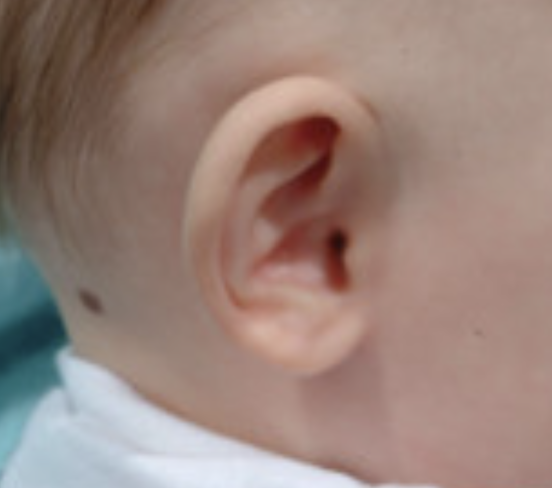
#> input picture angle1.png, 1104 x 975 px (shown at 1/2 size)
$ jupyter execute abce.ipynb
#> lines starting #> are read from the running program, lines starting #| are printed output that depends on the picture; pictures that were not available may be replaced by others from this repository, and a replacement may not be noted
[cell 1]
import numpy as np
import cv2
import matplotlib.pyplot as plt

[cell 2]
angle1 = cv2.imread('angle1.png')
#> angle1 is the input picture: shape (975, 1104, 3); mean B, G, R 121.9, 130.3, 153
angle1 = cv2.cvtColor(angle1, cv2.COLOR_BGR2RGB)

angle2 = cv2.imread('angle2.png')
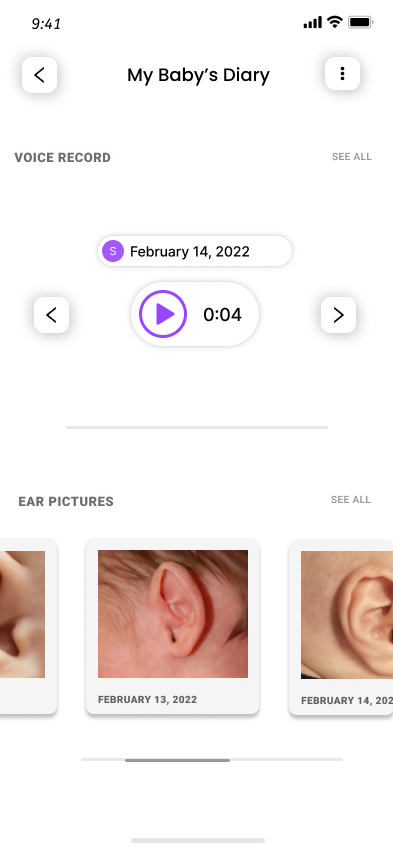
#> input picture Baby Diary (1).png, 393 x 852 px, given in place of angle2.png, which was not available
#> angle2 is the input picture: shape (852, 393, 3); mean B, G, R 234.7, 236.6, 243.4
angle2 = cv2.cvtColor(angle2, cv2.COLOR_BGR2RGB)
sift = cv2.xfeatures2d.SIFT_create()
angle1_copy = angle1.copy()
angle2_copy = angle2.copy()

keypoints1 = sift.detect(angle1, None)
#> keypoints1 = 26 keypoints; strongest (x, y, size): (632, 268, 67.9), (636, 372, 183.6), (675, 552, 39.1), (671, 491, 41.4)
keypoints1, descriptors1 = sift.compute(angle1, keypoints1)

keypoints2 = sift.detect(angle2, None)
#> keypoints2 = 411 keypoints; strongest (x, y, size): (305, 26, 2.5), (335, 26, 2.2), (360, 22, 9.4), (328, 19, 1.9)
keypoints2, descriptors2 = sift.compute(angle2, keypoints2)

cv2.drawKeypoints(angle1, keypoints1, angle1_copy, flags=cv2.DRAW_MATCHES_FLAGS_DRAW_RICH_KEYPOINTS)
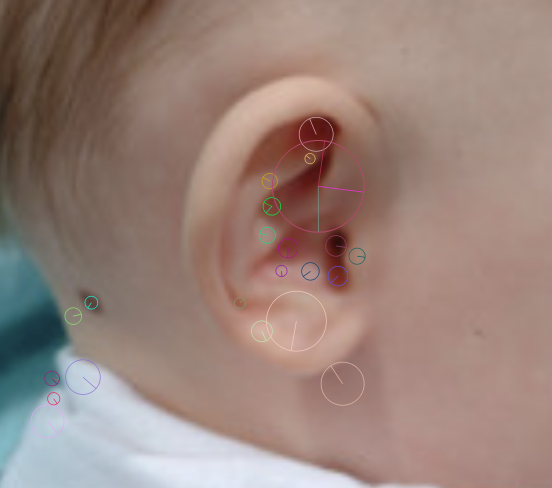
#> angle1_copy: shape (975, 1104, 3) (shown at 1/2 size); mean R, G, B 153.1, 130.5, 122.2
cv2.drawKeypoints(angle2, keypoints2, angle2_copy, flags=cv2.DRAW_MATCHES_FLAGS_DRAW_RICH_KEYPOINTS)
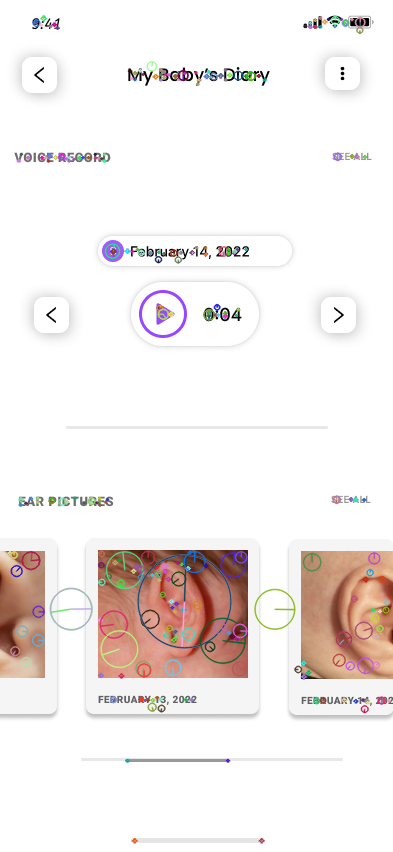
#> angle2_copy: shape (852, 393, 3); mean R, G, B 242.1, 236.2, 234.4

plt.figure(figsize=(13,10))
plt.subplot(221), plt.imshow(angle1)
plt.title("angle1 input"), plt.xticks([]), plt.yticks([])
plt.subplot(222), plt.imshow(angle1_copy)
plt.title("angle1 SIFT Features"), plt.xticks([]), plt.yticks([])
plt.subplot(223), plt.imshow(angle2)
plt.title("angle2 input"), plt.xticks([]), plt.yticks([])
plt.subplot(224), plt.imshow(angle2_copy)
plt.title("angle2 SIFT Features"), plt.xticks([]), plt.yticks([])
plt.show()
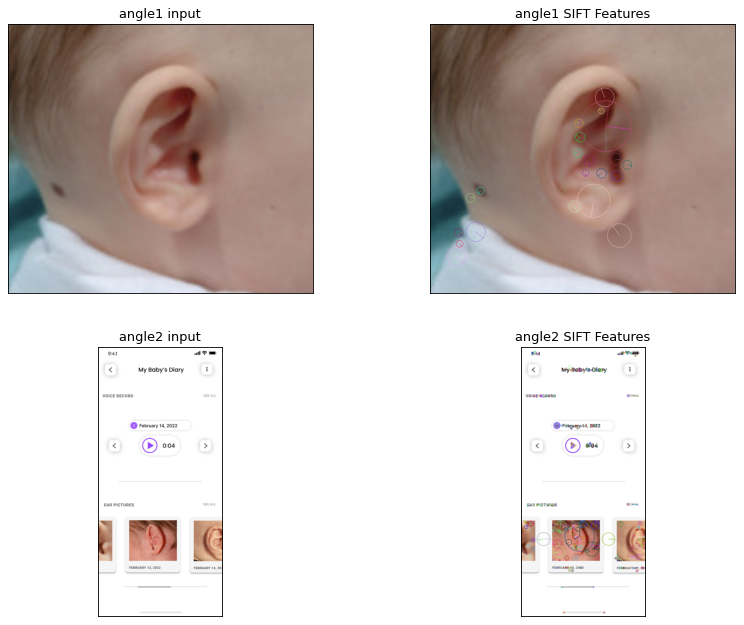
#> figure drawn by matplotlib, 4 panels

[cell 3]
bf = cv2.BFMatcher()
matches = bf.match(descriptors1, descriptors2) # query image, train image
#> matches = 26 matches
matches = sorted(matches, key = lambda x:x.distance)

match12 = cv2.drawMatches(angle1_copy,keypoints1,angle2_copy,keypoints2, matches[:20], None, flags=2)
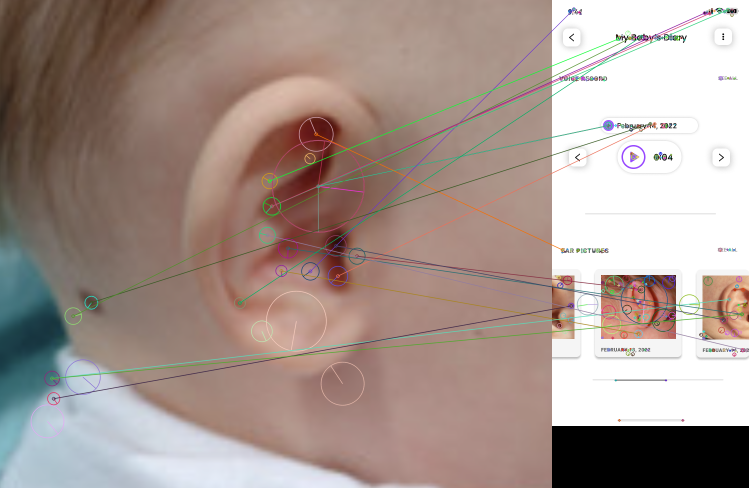
#> match12: shape (975, 1497, 3) (shown at 1/2 size); mean R, G, B 167.2, 150.1, 143.2

plt.figure(figsize=(10,20))
plt.imshow(match12)
plt.title("percentage = 98%"), plt.xticks([]), plt.yticks([])
plt.show()
